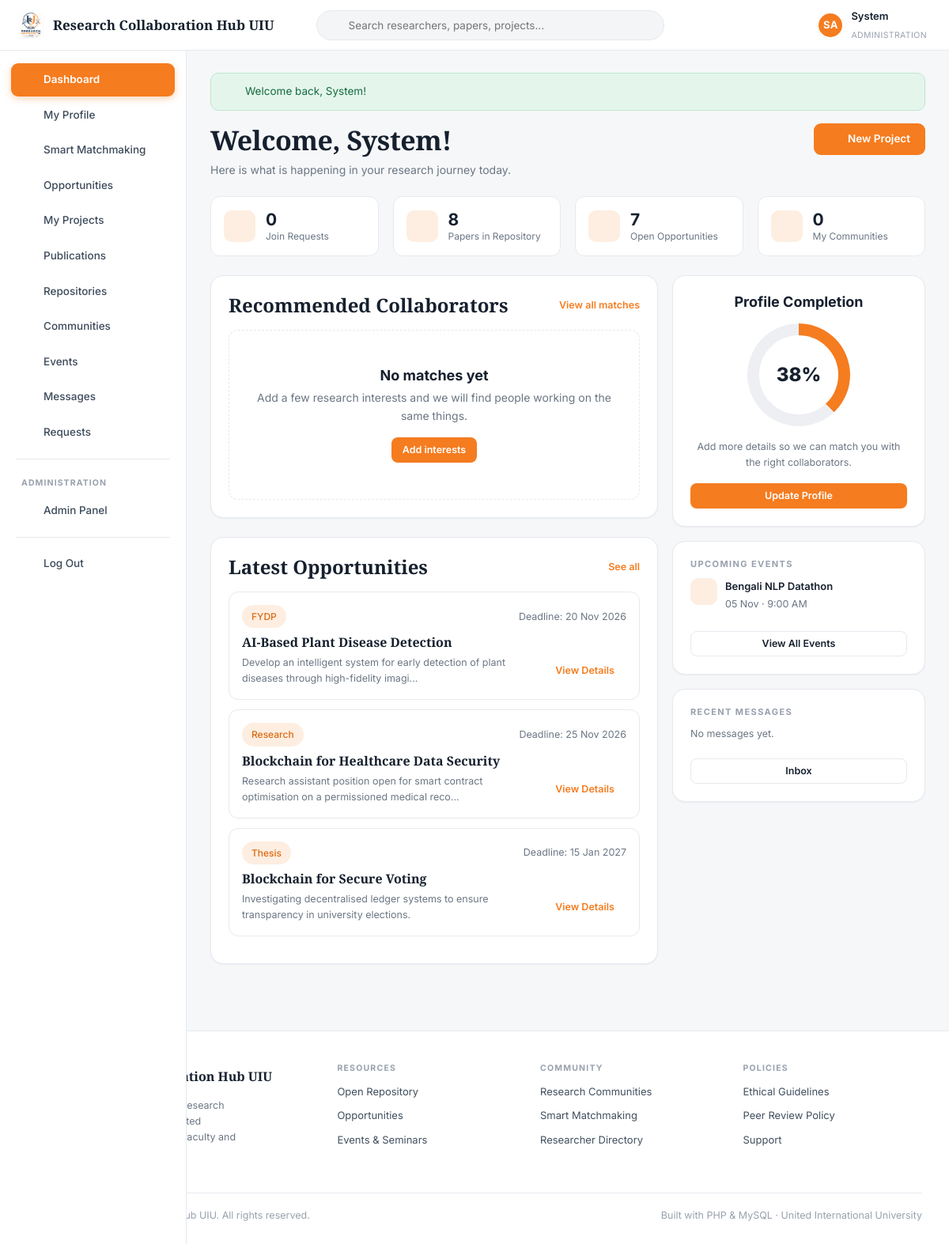
/dashboard.php (signed in), run on the app's committed database.
### tables this page shows
CREATE TABLE `users` (
  `id`                INT AUTO_INCREMENT PRIMARY KEY,
  `first_name`        VARCHAR(60)  NOT NULL,
  `last_name`         VARCHAR(60)  NOT NULL,
  `email`             VARCHAR(150) NOT NULL UNIQUE,
  `password`          VARCHAR(255) NOT NULL,
  `role`              ENUM('student','faculty','admin') NOT NULL DEFAULT 'student',
  `researcher_type`   ENUM('student_academic','corporate','gov_ngo','medical','non_researcher') DEFAULT 'student_academic',
  `department`        VARCHAR(100) DEFAULT NULL,
  `university`        VARCHAR(150) DEFAULT 'United International University',
  `designation`       VARCHAR(120) DEFAULT NULL,
  `trimester`         VARCHAR(30)  DEFAULT NULL,
  `student_id`        VARCHAR(30)  DEFAULT NULL,
  `cgpa`              DECIMAL(3,2) DEFAULT NULL,
  `bio`               TEXT         DEFAULT NULL,
  `avatar`            VARCHAR(255) DEFAULT NULL,
  `cover`             VARCHAR(255) DEFAULT NULL,
  `phone`             VARCHAR(40)  DEFAULT NULL,
  `city`              VARCHAR(80)  DEFAULT 'Dhaka',
  `linkedin`          VARCHAR(200) DEFAULT NULL,
  `orcid`             VARCHAR(60)  DEFAULT NULL,
  `website`           VARCHAR(200) DEFAULT NULL,
  `availability`      VARCHAR(60)  DEFAULT NULL,
  `preferred_team`    VARCHAR(40)  DEFAULT NULL,
  `open_to_collab`    TINYINT(1)   NOT NULL DEFAULT 1,
  `status`            ENUM('active','suspended') NOT NULL DEFAULT 'active',
  `created_at`        DATETIME     NOT NULL DEFAULT CURRENT_TIMESTAMP
);

CREATE TABLE `projects` (
  `id`               INT AUTO_INCREMENT PRIMARY KEY,
  `owner_id`         INT NOT NULL,
  `title`            VARCHAR(200) NOT NULL,
  `summary`          VARCHAR(400) DEFAULT NULL,
  `description`      TEXT         DEFAULT NULL,
  `objectives`       TEXT         DEFAULT NULL,
  `project_type`     ENUM('FYDP','Thesis','RA','Research','Lab Work') NOT NULL DEFAULT 'Research',
  `status`           ENUM('pending','in_progress','completed') NOT NULL DEFAULT 'in_progress',
  `is_open`          TINYINT(1)   NOT NULL DEFAULT 1,
  `required_members` VARCHAR(30)  DEFAULT '2-3',
  `deadline`         DATE         DEFAULT NULL,
  `progress`         INT          NOT NULL DEFAULT 0,
  `created_at`       DATETIME     NOT NULL DEFAULT CURRENT_TIMESTAMP,
  FOREIGN KEY (`owner_id`) REFERENCES `users`(`id`) ON DELETE CASCADE
);

CREATE TABLE `events` (
  `id`          INT AUTO_INCREMENT PRIMARY KEY,
  `title`       VARCHAR(200) NOT NULL,
  `description` TEXT DEFAULT NULL,
  `event_type`  VARCHAR(60) DEFAULT 'Seminar',
  `venue`       VARCHAR(200) DEFAULT NULL,
  `event_date`  DATETIME NOT NULL,
  `capacity`    INT NOT NULL DEFAULT 100,
  `created_by`  INT DEFAULT NULL,
  `created_at`  DATETIME NOT NULL DEFAULT CURRENT_TIMESTAMP,
  FOREIGN KEY (`created_by`) REFERENCES `users`(`id`) ON DELETE SET NULL
);

### dashboard.php (the view, shortened to what the rows shown need)
<?php
$me  = currentUser();
$uid = (int)$me['id'];
$candidates = fetchAll(
    'SELECT u.* FROM users u
     WHERE u.id <> ? AND u.status = "active" AND u.role <> "admin" AND u.open_to_collab = 1
     LIMIT 40', [$uid]);
$opportunities = fetchAll(
    'SELECT p.*, u.first_name, u.last_name FROM projects p
     JOIN users u ON u.id = p.owner_id
     WHERE p.is_open = 1 AND p.owner_id <> ?
       AND p.id NOT IN (SELECT project_id FROM project_members WHERE user_id = ?)
     ORDER BY p.created_at DESC LIMIT 3', [$uid, $uid]);
$events = fetchAll('SELECT * FROM events WHERE event_date >= NOW() ORDER BY event_date LIMIT 2');
require_once ROOT_PATH . '/includes/header.php';
?>
<div class="page-head">
  <div>
    <h1>Welcome, <?= e($me['first_name']) ?>!</h1>
    <p class="sub">Here is what is happening in your research journey today.</p>
  </div>
</div>
<div class="layout-main-side">
  <div>
    <div class="card mb-3">
      <div class="card-head">
        <h2>Recommended Collaborators</h2>
      </div>
    </div>
    <div class="card mb-3">
      <div class="card-head">
        <h2>Latest Opportunities</h2>
      </div>
      <?php if (!$opportunities): ?>
        <p class="muted">No open opportunities right now. Check back soon.</p>
      <?php else: foreach ($opportunities as $o): ?>
        <a class="list-card" href="<?= url('opportunity.php?id=' . (int)$o['id']) ?>">
          <div class="flex-between mb-1">
            <span class="chip chip-orange-soft"><?= e($o['project_type']) ?></span>
            <span class="muted-sm"><?= $o['deadline'] ? 'Deadline: ' . fmtDate($o['deadline']) : 'Rolling' ?></span>
          </div>
          <h4 style="font-family:var(--serif);font-size:16px;margin-bottom:6px"><?= e($o['title']) ?></h4>
          <div class="flex-between">
            <p class="muted-sm mb-0" style="max-width:74%"><?= e(excerpt($o['summary'], 95)) ?></p>
            <span class="card-link nowrap">View Details <?= icon('arrow-right', 12) ?></span>
          </div>
        </a>
      <?php endforeach; endif; ?>
    </div>
  </div>
  <div class="flex-col" style="gap:18px">
    <div class="card">
      <?php if (!$events): ?>
        <p class="muted-sm">Nothing scheduled yet.</p>
      <?php else: foreach ($events as $ev): ?>
        <div class="flex mb-2" style="align-items:flex-start">
          <span class="stat-ico" style="width:34px;height:34px"><?= icon('calendar', 16) ?></span>
          <span>
            <span style="font-size:13px;font-weight:600;display:block"><?= e($ev['title']) ?></span>
            <span class="muted-sm"><?= fmtDate($ev['event_date'], 'd M') ?> &middot;
              <?= fmtDate($ev['event_date'], 'g:i A') ?></span>
          </span>
        </div>
      <?php endforeach; endif; ?>
    </div>
  </div>
</div>
<?php require_once ROOT_PATH . '/includes/footer.php'; ?>

### includes/header.php (shortened to what the rows shown need)
<?php
require_once ROOT_PATH . '/includes/icons.php';
$layout    = $layout    ?? (isLoggedIn() ? 'app' : 'public');
$me        = currentUser();
?>
<!DOCTYPE html>
<html lang="en">
<head>
<link rel="stylesheet" href="<?= url('assets/css/style.css') ?>">
</head>
<body class="layout-<?= e($layout) ?>">
<?php if ($layout === 'app'): ?>
<header class="topbar">
  <button class="icon-btn menu-toggle" id="menuToggle" aria-label="Toggle menu"><?= icon('menu', 20) ?></button>
  <a class="brand" href="<?= url('dashboard.php') ?>">
    <img src="<?= url('assets/img/logo.jpg') ?>" alt="Logo">
    <span class="brand-name"><?= e(SITE_NAME) ?></span>
  </a>
  <form class="topsearch" action="<?= url('search.php') ?>" method="get" role="search">
    <span class="ico"><?= icon('search', 16) ?></span>
    <input type="search" name="q" placeholder="Search researchers, papers, projects..."
           value="<?= e($_GET['q'] ?? '') ?>">
  </form>
  <div class="topactions">
    <a class="icon-btn" href="<?= url('notifications.php') ?>" title="Notifications">
      <?= icon('bell', 19) ?>
    </a>
    <a class="icon-btn" href="<?= url('messages.php') ?>" title="Messages">
      <?= icon('mail', 19) ?>
    </a>
    <a class="topuser" href="<?= url('profile.php') ?>">
      <?= avatar($me, 34) ?>
      <span>
        <span class="nm"><?= e($me['first_name']) ?></span><br>
        <span class="rl"><?= e($me['department'] ?: ucfirst($me['role'])) ?></span>
      </span>
    </a>
  </div>
</header>
<div class="app">
  <nav class="sidebar" id="sidebar">
    <a href="<?= url('dashboard.php') ?>"     class="<?= isActive('dashboard.php') ? 'active' : '' ?>"><?= icon('dashboard') ?> Dashboard</a>
    <a href="<?= url('profile.php') ?>"       class="<?= isActive('profile.php') || isActive('profile_edit.php') ? 'active' : '' ?>"><?= icon('user') ?> My Profile</a>
    <a href="<?= url('matchmaking.php') ?>"   class="<?= isActive('matchmaking.php') ? 'active' : '' ?>"><?= icon('sparkle') ?> Smart Matchmaking</a>
    <a href="<?= url('opportunities.php') ?>" class="<?= isActive('opportunities.php') || isActive('opportunity.php') ? 'active' : '' ?>"><?= icon('bulb') ?> Opportunities</a>
    <a href="<?= url('projects.php') ?>"      class="<?= isActive('projects.php') || isActive('project.php') || isActive('project_form.php') ? 'active' : '' ?>"><?= icon('folder') ?> My Projects</a>
    <a href="<?= url('publications.php') ?>"  class="<?= isActive('publications.php') || isActive('publication.php') ? 'active' : '' ?>"><?= icon('file') ?> Publications</a>
    <a href="<?= url('repository.php') ?>"    class="<?= isActive('repository.php') ? 'active' : '' ?>"><?= icon('layers') ?> Repositories</a>
    <a href="<?= url('communities.php') ?>"   class="<?= isActive('communities.php') || isActive('community.php') || isActive('post.php') ? 'active' : '' ?>"><?= icon('users') ?> Communities</a>
    <a href="<?= url('events.php') ?>"        class="<?= isActive('events.php') ? 'active' : '' ?>"><?= icon('calendar') ?> Events</a>
    <a href="<?= url('messages.php') ?>"      class="<?= isActive('messages.php') ? 'active' : '' ?>">
      <?= icon('mail') ?> Messages
    </a>
    <a href="<?= url('requests.php') ?>"      class="<?= isActive('requests.php') ? 'active' : '' ?>"><?= icon('user-plus') ?> Requests</a>
    <?php if ($me['role'] === 'admin'): ?>
      <div class="sidebar-sep"></div>
      <div class="sidebar-label">Administration</div>
      <a href="<?= url('admin/index.php') ?>"><?= icon('shield') ?> Admin Panel</a>
    <?php endif; ?>
    <div class="sidebar-sep"></div>
    <a href="<?= url('logout.php') ?>"><?= icon('logout') ?> Log Out</a>
  </nav>
  <main class="app-main">
    <?php foreach (getFlashes() as $f): ?>
      <div class="alert alert-<?= e($f['type']) ?>"><?= icon($f['type'] === 'success' ? 'check-circle' : 'help', 17) ?><span><?= e($f['message']) ?></span></div>
    <?php endforeach; ?>
<?php endif; ?>

### includes/icons.php (shortened to what the rows shown need)
<?php
function icon(string $name, int $size = 18, string $class = ''): string
{
    $body = $paths[$name] ?? $paths['help'];
    return '<svg class="ic ' . htmlspecialchars($class) . '" xmlns="http://www.w3.org/2000/svg" width="' . $size
         . '" height="' . $size . '" viewBox="0 0 24 24" fill="none" stroke="currentColor" stroke-width="1.9"'
         . ' stroke-linecap="round" stroke-linejoin="round" aria-hidden="true">' . $body . '</svg>';
}

### includes/functions.php (shortened to what the rows shown need)
<?php
function e($value): string
{
    return htmlspecialchars((string)$value, ENT_QUOTES, 'UTF-8');
}
function url(string $path = ''): string
{
    return BASE_URL . ltrim($path, '/');
}
function getFlashes(): array
{
    $f = $_SESSION['flash'] ?? [];
    return $f;
}
function isLoggedIn(): bool
{
    return !empty($_SESSION['user_id']);
}
function currentUser(): ?array
{
    static $user = null;
    static $loaded = false;
    if ($loaded) { return $user; }
    $loaded = true;
    $user = fetchOne('SELECT * FROM users WHERE id = ? AND status = "active"', [$_SESSION['user_id']]);
    return $user;
}
function fullName(array $user): string
{
    return trim($user['first_name'] . ' ' . $user['last_name']);
}
function initials(array $user): string
{
    return strtoupper(substr($user['first_name'], 0, 1) . substr($user['last_name'], 0, 1));
}
function avatarUrl(?array $user): string
{
    return '';
}
function avatar(?array $user, int $size = 40, string $extraClass = ''): string
{
    $src = avatarUrl($user);
    $style = 'width:' . $size . 'px;height:' . $size . 'px;';
    $palette = ['#12305B', '#F57C1F', '#2F6FB3', '#B9541B', '#3E5C76', '#8A4B08'];
    $bg      = $palette[((int)$user['id']) % count($palette)];
    $font    = max(10, (int)round($size * 0.38));
    return '<span class="avatar avatar-initials ' . e($extraClass) . '" style="' . $style
         . 'background:' . $bg . ';font-size:' . $font . 'px" title="' . e(fullName($user)) . '">'
         . e(initials($user)) . '</span>';
}
function fmtDate(?string $datetime, string $format = 'd M Y'): string
{
    return $datetime ? date($format, strtotime($datetime)) : '--';
}
function excerpt(?string $text, int $limit = 140): string
{
    $text = trim(strip_tags((string)$text));
    if (mb_strlen($text) <= $limit) { return $text; }
    return mb_substr($text, 0, $limit) . '...';
}
function isActive(string $page): bool
{
    return basename($_SERVER['PHP_SELF']) === $page;
}

### data on the page
users: initials($user) "SA", first_name "System", department "ADMINISTRATION"
projects: project_type "FYDP", deadline "20 Nov 2026", title "AI-Based Plant Disease Detection", summary "Develop an intelligent system for early detection of plant diseases through high-fidelity imagi...", $size 12 (drawn)
projects: project_type "Research", deadline "25 Nov 2026", title "Blockchain for Healthcare Data Security", summary "Research assistant position open for smart contract optimisation on a permissioned medical reco...", $size 12 (drawn)
projects: project_type "Thesis", deadline "15 Jan 2027", title "Blockchain for Secure Voting", summary "Investigating decentralised ledger systems to ensure transparency in university elections.", $size 12 (drawn)
events: $size 16 (drawn), title "Bengali NLP Datathon", event_date "05 Nov", event_date "9:00 AM"

### other printed values
SITE_NAME "Research Collaboration Hub UIU"
$f['message'] "Welcome back, System!"
$countInvites "0"
$countPapers "8"
$countOpps "7"
$countComms "0"
$completion "38"
